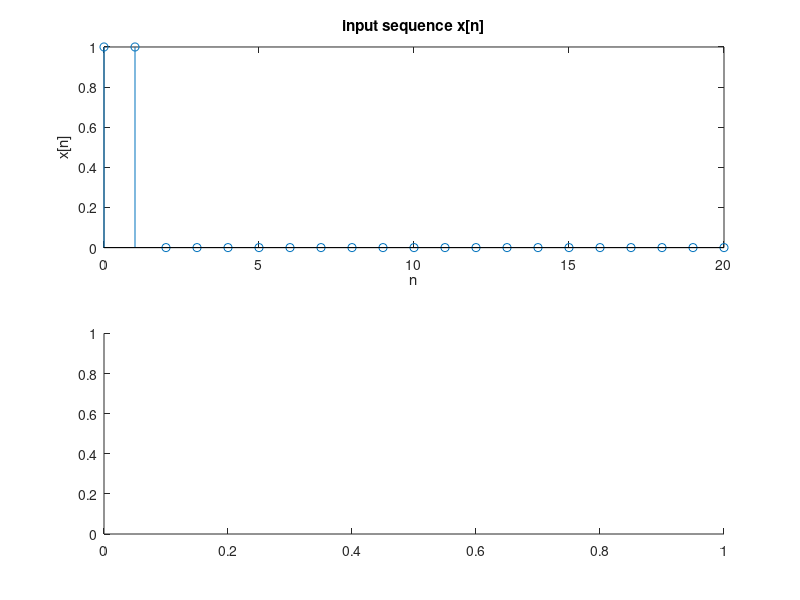

This chart was generated by the following MATLAB code: (Note: this script raises an error after producing the figure.)
%y(n)-0.25y(n-1)-0.125y(n-2)=x(n)+0.5x(n-1)
%x(n)=u(n)-u(n-2)
%y(-1)=1 and y(-2)=2 (enter the values as [2 1])
clc; %clears the console window
clear all;%deletes the user defined variable in variable browser
close all;%close the figure window
%a=[1 -0.25 -0.125]
%b=[1 0.5]
b=input('Enter the coefficients of x: ');
a=input('Enter the coefficients of y: ');
M=length(b)-1;
N=length(a)-1;
IC=input('Enter the initial conditions for y: ');
n=[-N:20];%number of terms
%x[n]=u[n]-u[n-2]
x=[(n>=0)]-[(n>=2)];
subplot(211);
stem(n,x);
 
title('input sequence x[n]');
xlabel('n');
ylabel('x[n]');
y=[IC zeros(1,length(n)-N)];
for n=N+1:20 %loop runs length(n) times to find y(n)
sumx=0;sumy=0;
for k=0:M
sumx=sumx+(b(k+1)*x(n-k));
end
for k=1:N
sumy=sumy+(a(k+1)*y(n-k));
end
y(n)=sumx-sumy;
end
n=[-N:20];%number of terms
subplot(212);
stem(n,y);
 
title('output sequence y[n]');
xlabel('n');
ylabel('y[n]');
disp('y[n]=');
disp(y)